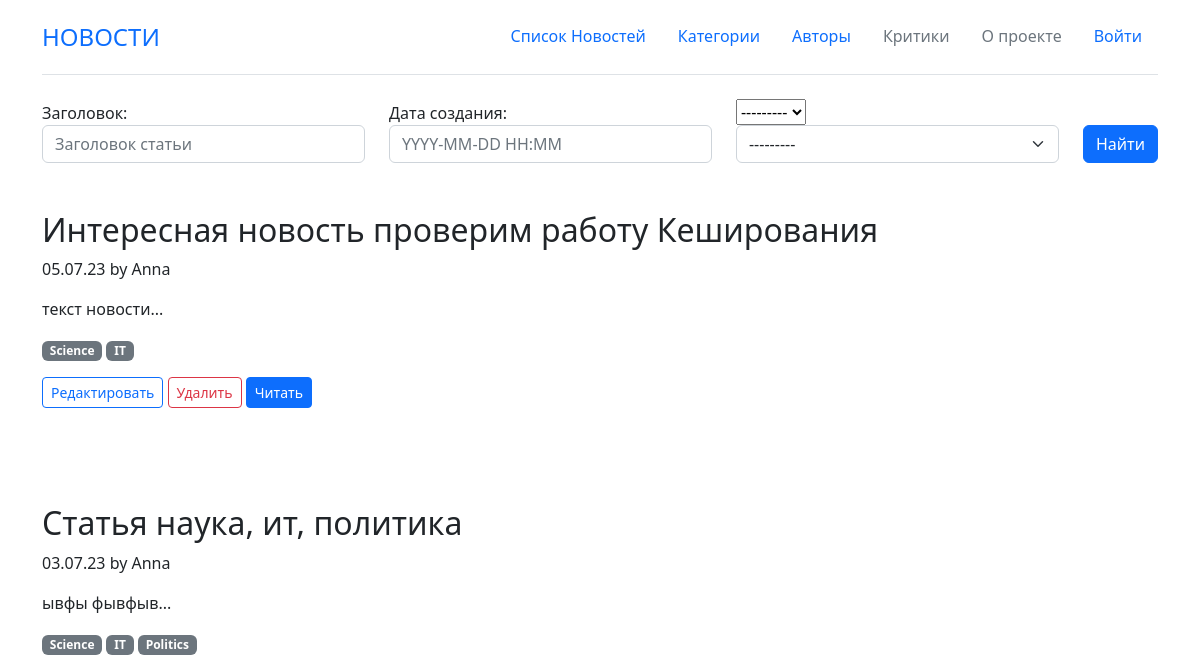
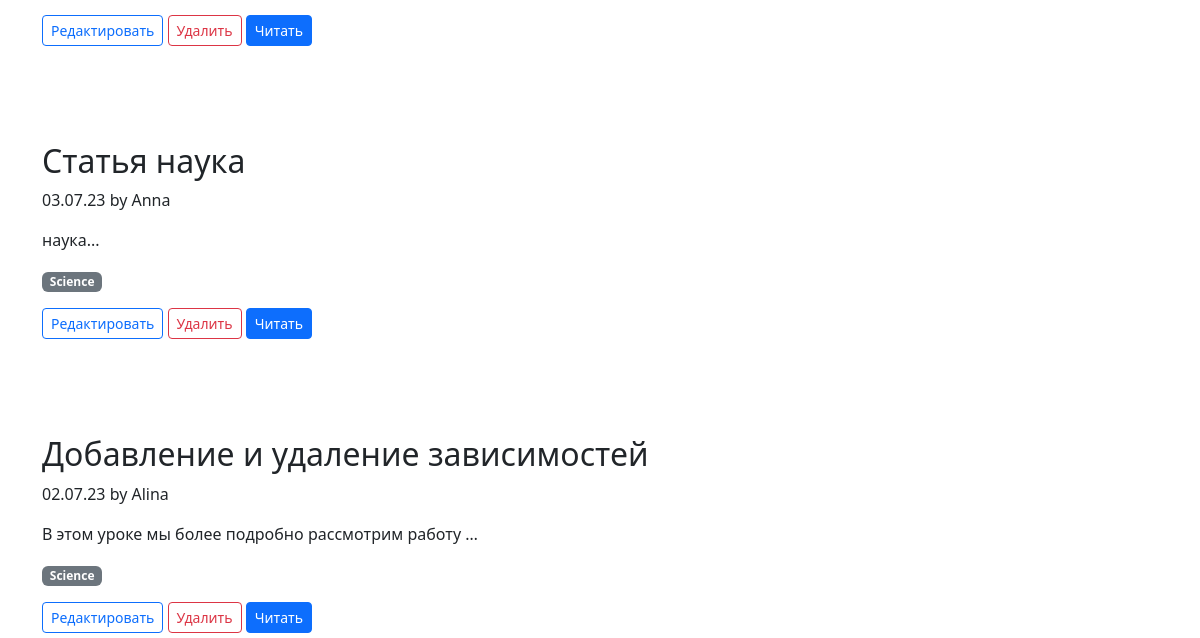
Page /posts/search/ (upper part) on the earlier database version (2 pictures, top to bottom).
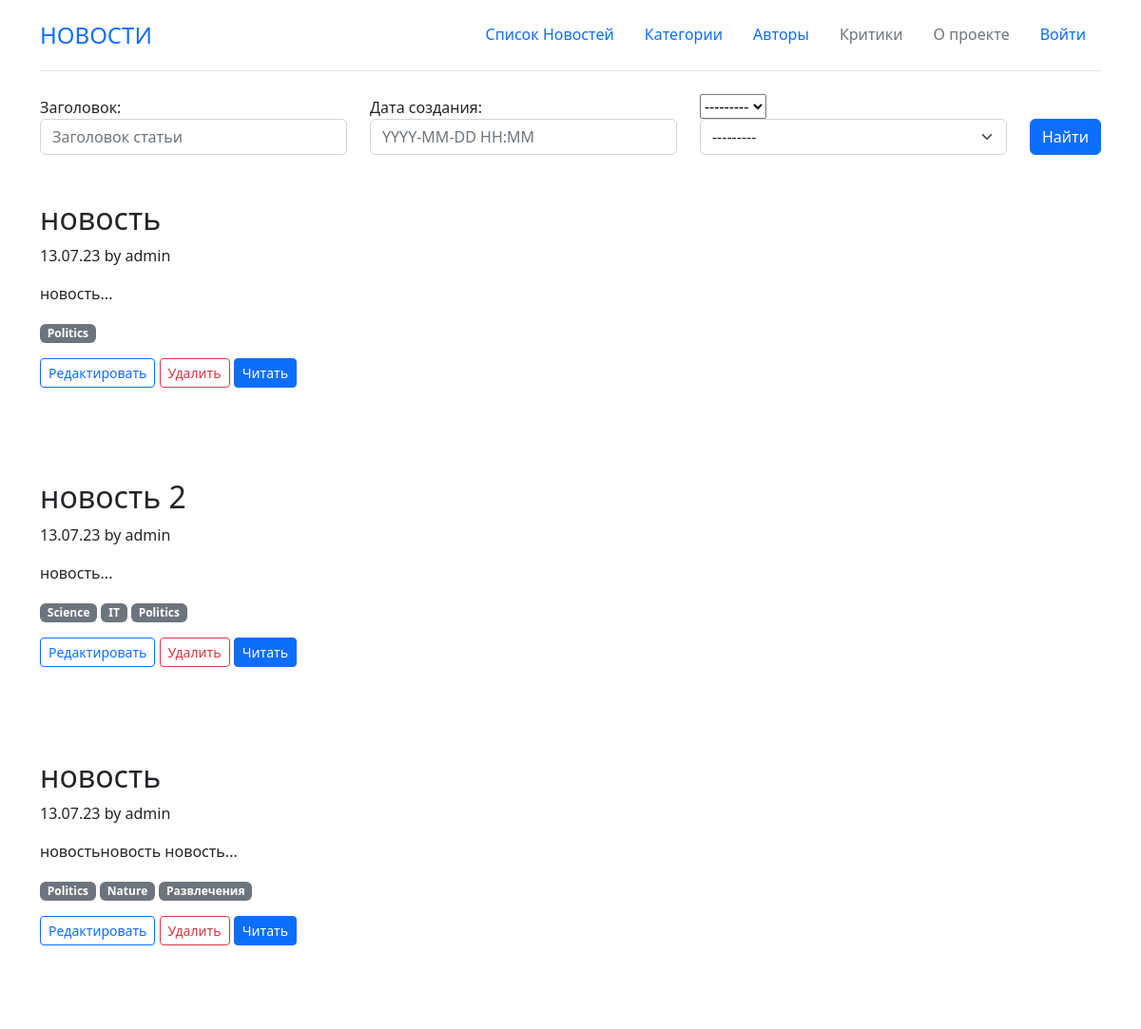
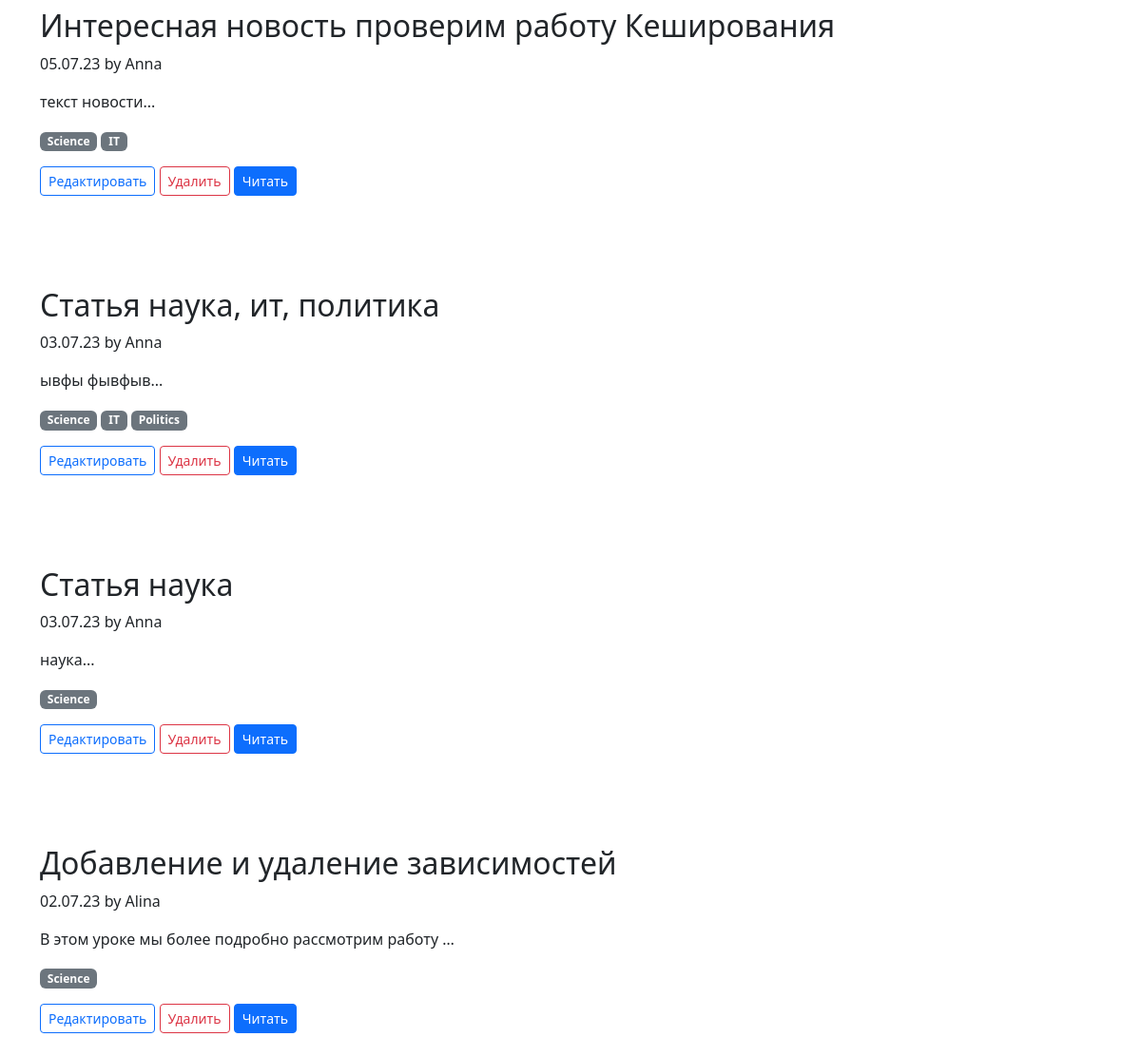
Same page on the later database version (2 pictures, top to bottom).
### news/models.py (models this page shows, shortened)
class Post(models.Model):
    class Meta:
        verbose_name = 'Посты'
        verbose_name_plural = 'Посты'
    article: str = "ART"
    news = "NWS"
    TYPE = [
        (article, "Статья"),
        (news, "Новость"),
    ]
    author = models.ForeignKey(Author, on_delete=models.CASCADE)
    postType = models.CharField(max_length=20, choices=TYPE, default=article)
    dateCreation = models.DateTimeField(auto_now_add=True)
    category = models.ManyToManyField(Category, through='PostCategory')
    title = models.CharField(max_length=128)
    text = models.TextField()
    rating = models.SmallIntegerField(default=0.0)
    def preview(self):
        return "".join((self.text[0:124],'...'))

class Author(models.Model):
    class Meta:
        verbose_name = 'Авторы'
        verbose_name_plural = 'Авторы'
    name = models.OneToOneField(User, on_delete=models.CASCADE)
    rating = models.SmallIntegerField(default=0)
    def __str__(self):
        return self.name.username

class Category(models.Model):
    class Meta:
        verbose_name = 'Категории'
        verbose_name_plural = 'Категории'
    name = models.CharField(max_length=64, unique=True, default="")
    subscribers = models.ManyToManyField(User)

### news/views.py (the view)
class PostSearch(ListView):
    model = Post
    template_name = 'news/posts_search.html'
    context_object_name = 'posts'
    queryset = Post.objects.order_by('-dateCreation')
    def get_context_data(self, **kwargs): # забираем отфильтрованные объекты переопределяя метод get_context_data у наследуемого класса (привет, полиморфизм, мы скучали!!!)
        context = super().get_context_data(**kwargs)
        context['filter'] = PostFilter(self.request.GET, queryset=self.get_queryset()) # вписываем наш фильтр в контекст
        return context

### news/templatetags/custom_filters.py (called while the page is built)
@register.filter(name='pow')
def pow(value,pow):
    return value**pow

### templates/news/posts_search.html (shortened to what this page needs)
{% extends 'defaultLayout.html' %}
{% load widget_tweaks %}
{% load custom_filters %}
{% block abracadabra %}
    <form method="GET">
        <div class="row  align-items-end">
            <div class="col">
                {{ filter.form.title.label_tag }}
                {% render_field filter.form.title class="form-control" placeholder="Заголовок статьи"%}
            </div>
            <div class="col">
                {{ filter.form.dateCreation.label_tag }}
                {% render_field filter.form.dateCreation class="form-control" %}
            </div>
            <div class="col">
                {{ filter.form.author }}
                {% render_field filter.form.author class="form-select" %}
            </div>
            <div class="col-auto">
                <button type="submit" class="btn btn-primary">Найти</button>
              </div>
        </div>
    </form>
{% for post in filter.qs %}
<div class="row g-4 py-5 row-cols-1">
    <div class="col d-flex align-items-start">
        <div>
            <h3 class="fs-2">{{ post.title }}</h3>
            <p>{{ post.dateCreation | date:'d.m.y' }} by {{ post.author }}</p>
            <p>{{ post.preview | truncatechars:50 }}</p>
            <p>
                {% for category in post.category.all %}
                 <span class="badge text-bg-secondary">{{ category.name }}</span>
                {% endfor%}
            </p>
            <a href="{% url 'news:update' post.id %}" class="btn btn-outline-primary btn-sm">Редактировать</a>
            <a href="{% url 'news:delete' post.id %}" class="btn btn-outline-danger btn-sm">Удалить</a>
            <a href="{% url 'news:post' post.id %}" class="btn btn-primary btn-sm">
                Читать
            </a>
        </div>
    </div>
</div>
{% endfor %}
{% endblock abracadabra %}

Differences in the rows shown:
added Post: title "новость", dateCreation "13.07.23", author "admin", preview "новость...", Category (name "Politics")
added Post: title "новость 2", dateCreation "13.07.23", author "admin", preview "новость...", Category (name "Science"), Category (name "IT"), Category (name "Politics")
added Post: title "новость", dateCreation "13.07.23", author "admin", preview "новостьновость новость...", Category (name "Politics")
now on this page (row unchanged): Category: name "Nature", shown under "новость"
now on this page (row unchanged): Category: name "Развлечения", shown under "новость"
